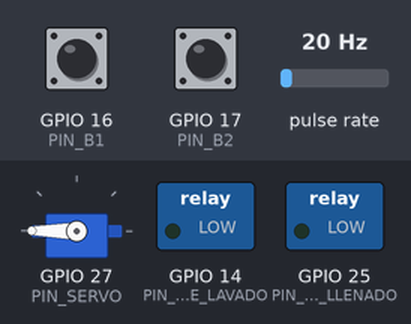
A sketch run on a simulated ESP32. Shown: servo, switched loads named in the sketch (green lamp = pin HIGH). Wiring (inferred from the names in the program): pulse sensor: data GPIO 34. The inputs (shaded band) are chosen by the test bench; at power-on: GPIO 16 (PIN_B1) HIGH, GPIO 17 (PIN_B2) HIGH, pulse rate 20 Hz. WiFi joins after 1.5 s; servers stay silent unless stated; the Firebase database answers and starts empty; what the sketch prints to the serial monitor is not drawn.

Above: at 0.6 s.
At 4.4 s:
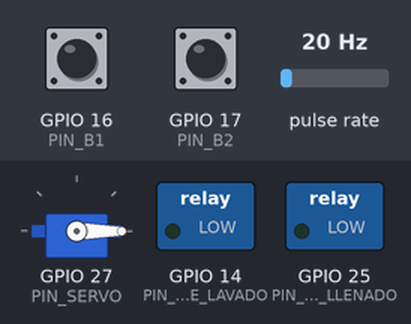
4.5 s: GPIO 16 (PIN_B1) pulled LOW for 0.15 s
6.1 s: GPIO 17 (PIN_B2) pulled LOW for 0.15 s
Timing chart, 0 to 9.1 s (numbered marks = the images above; inputs shaded):
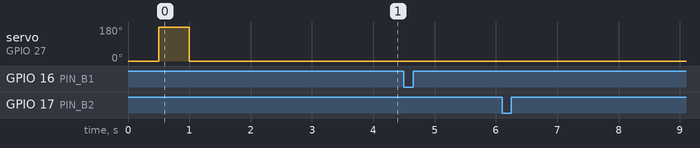

Measured:
- after the input at 4.5 s, every drawn part: stays the same
- after the input at 6.1 s, every drawn part: stays the same

The sketch:

nuevamaquinaConesp32.ino
```cpp
#include <WiFi.h>
#include <Firebase_ESP_Client.h>
#include <ESP32Servo.h>
// Desactivar el detector de Brownout (Evita reinicios por picos de energía de los relés/servo)
#include "soc/soc.h"
#include "soc/rtc_cntl_reg.h"

// ============================================
// CONFIGURACIÓN WIFI Y FIREBASE
// ============================================
#define WIFI_SSID "ElectrionM"
#define WIFI_PASSWORD "lean1234"
#define API_KEY "fsItQV1U7FPegMQ0BihgG7Frj2rRcOiP7MZ4b7gE"
#define DATABASE_URL "https://pagos-58644-default-rtdb.firebaseio.com/"

// ============================================
// PINES SEGUROS (Sin conflicto de Boot)
// ============================================
#define PIN_B1           16  // Botón 1: Seleccionar / Llenado
#define PIN_B2           17  // Botón 2: Confirmar / Lavado
#define PIN_RELE_LLENADO 25  // Relé bomba de llenado (Cambiado de 5 a 25)
#define PIN_RELE_LAVADO  14  // Relé hidrolavadora
#define PIN_SERVO        27  // Servo motor
#define PIN_CAUDALIMETRO 34  // Sensor de flujo (Cambiado de 4 a 34 - Solo entrada, muy seguro)

// ============================================
// OBJETOS Y VARIABLES GLOBALES
// ============================================
FirebaseData fbdo;
FirebaseAuth auth;
FirebaseConfig config;
Servo miServo;

// Variables de estado
int estadoSistema = 0; // 0: Selección, 1: Esperando Pago, 2: Modo Libre
int bidonSel = 0;      // 0, 6, 12, 20
bool leyendoFirebase = false;
int ultimoPagoLeido = 0;

// Variables de hardware
volatile long pulsos = 0;
float litrosActuales = 0.0;
const float PULSOS_POR_LITRO = 250.0; // ⚠️ AJUSTAR SEGÚN TU SENSOR

bool llenadoActivo = false;
bool lavadoActivo = false;

// Timers
unsigned long ultimoB1 = 0, ultimoB2 = 0;
unsigned long ultimoTiempoLecturaFB = 0;
unsigned long ultimoTiempoEscrituraFB = 0;
unsigned long tiempoInicioServo = 0;

const unsigned long ANTIRREBOTE = 300;
const unsigned long INTERVALO_LECTURA_FB = 500;
const unsigned long INTERVALO_ESCRITURA_FB = 1000;

void IRAM_ATTR contadorPulsos() {
  pulsos++;
}

void setup() {
  // 🔑 CLAVE: Desactivar Brownout Detector para evitar reinicios por relés/servo
  WRITE_PERI_REG(RTC_CNTL_BROWN_OUT_REG, 0);

  Serial.begin(115200);

  // Pines
  pinMode(PIN_B1, INPUT_PULLUP);
  pinMode(PIN_B2, INPUT_PULLUP);
  pinMode(PIN_RELE_LLENADO, OUTPUT);
  pinMode(PIN_RELE_LAVADO, OUTPUT);
  digitalWrite(PIN_RELE_LLENADO, LOW);
  digitalWrite(PIN_RELE_LAVADO, LOW);

  miServo.attach(PIN_SERVO);
  miServo.write(0);
  delay(500);  miServo.write(180);
  delay(500);  miServo.write(0);
  attachInterrupt(digitalPinToInterrupt(PIN_CAUDALIMETRO), contadorPulsos, RISING);

  // WiFi
  WiFi.begin(WIFI_SSID, WIFI_PASSWORD);
  Serial.print("Conectando WiFi");
  while (WiFi.status() != WL_CONNECTED) { delay(500); Serial.print("."); }
  Serial.println("\n✅ WiFi OK");

  // Firebase
  config.database_url = DATABASE_URL;
  config.signer.tokens.legacy_token = API_KEY;
  Firebase.begin(&config, &auth);
  Firebase.reconnectWiFi(true);

  // Reset inicial en Firebase
  Firebase.RTDB.setInt(&fbdo, "nuevaVersion/prueba1/bidonSel", 0);
  Firebase.RTDB.setInt(&fbdo, "nuevaVersion/prueba1/seleccionConfirmada", 0);
  Firebase.RTDB.setInt(&fbdo, "nuevaVersion/prueba1/pagoOk", 0);
  Firebase.RTDB.setInt(&fbdo, "nuevaVersion/prueba1/paso", 0);
  Firebase.RTDB.setInt(&fbdo, "nuevaVersion/prueba1/litrosActuales", 0);

  Serial.println("🚀 Sistema Listo y Estable. Estado 0: Selección.");
}

void loop() {
  unsigned long ahora = millis();

  // ==========================================
  // LECTURA DE BOTONES (Siempre activa)
  // ==========================================
  bool b1Presionado = (digitalRead(PIN_B1) == LOW) && (ahora - ultimoB1 > ANTIRREBOTE);
  bool b2Presionado = (digitalRead(PIN_B2) == LOW) && (ahora - ultimoB2 > ANTIRREBOTE);

  if (b1Presionado) { ultimoB1 = ahora; }
  if (b2Presionado) { ultimoB2 = ahora; }

  // ==========================================
  // MÁQUINA DE ESTADOS
  // ==========================================
  switch (estadoSistema) {

    // --- ESTADO 0: SELECCIÓN ---
    case 0:
      if (b1Presionado) {
        if (bidonSel == 0) bidonSel = 6;
        else if (bidonSel == 6) bidonSel = 12;
        else if (bidonSel == 12) bidonSel = 20;
        else bidonSel = 6;

        Serial.print("🔘 B1: Bidón seleccionado: ");
        Serial.println(bidonSel);
        Firebase.RTDB.setInt(&fbdo, "nuevaVersion/prueba1/bidonSel", bidonSel);
      }

      if (b2Presionado && bidonSel > 0) {
        Serial.println("✅ B2: Confirmado. Esperando pago...");
        estadoSistema = 1;
        leyendoFirebase = true;
        ultimoPagoLeido = 0;
        Firebase.RTDB.setInt(&fbdo, "nuevaVersion/prueba1/seleccionConfirmada", 1);
        Firebase.RTDB.setInt(&fbdo, "nuevaVersion/prueba1/paso", 1);
      }
      break;

    // --- ESTADO 1: ESPERANDO PAGO ---
    case 1:
      if (leyendoFirebase && (ahora - ultimoTiempoLecturaFB >= INTERVALO_LECTURA_FB)) {
        ultimoTiempoLecturaFB = ahora;

        if (Firebase.RTDB.getInt(&fbdo, "nuevaVersion/prueba1/pagoOk")) {
          int pago = fbdo.intData();
          if (pago == 1 && ultimoPagoLeido == 0) {
            ultimoPagoLeido = 1;
            Serial.println("💰 ¡PAGO RECIBIDO! Pasando a Modo Libre.");
            leyendoFirebase = false;
            estadoSistema = 2;Serial.println(litrosActuales);
            Firebase.RTDB.setInt(&fbdo, "nuevaVersion/prueba1/paso", 2);
          }
        }
      }
      break;

    // --- ESTADO 2: MODO LIBRE (LAVADO / LLENADO) ---
    case 2:
      litrosActuales = pulsos / PULSOS_POR_LITRO;

      if (b1Presionado) {
        llenadoActivo = !llenadoActivo;
        digitalWrite(PIN_RELE_LLENADO, llenadoActivo ? HIGH : LOW);
        Serial.println(llenadoActivo ? "💧 Llenado ACTIVADO" : "💧 Llenado DESACTIVADO");
      }

      if (b2Presionado) {
        lavadoActivo = !lavadoActivo;
        digitalWrite(PIN_RELE_LAVADO, lavadoActivo ? HIGH : LOW);
        Serial.println(lavadoActivo ? "🚿 Lavado ACTIVADO" : "🚿 Lavado DESACTIVADO");
      }

      if (llenadoActivo && litrosActuales >= bidonSel) {
        Serial.println("⚠️ Límite de bidón alcanzado. Deteniendo y moviendo servo.");
        llenadoActivo = false;
        digitalWrite(PIN_RELE_LLENADO, LOW);

        miServo.write(90);
        tiempoInicioServo = ahora;
        estadoSistema = 3;
      }

      if (ahora - ultimoTiempoEscrituraFB >= INTERVALO_ESCRITURA_FB) {
        ultimoTiempoEscrituraFB = ahora;
        Firebase.RTDB.setInt(&fbdo, "nuevaVersion/prueba1/litrosActuales", (int)(litrosActuales));
        Serial.println(litrosActuales);
      }
      break;

    // --- ESTADO 3: ESPERANDO FIN DEL SERVO ---
    case 3:
      if (ahora - tiempoInicioServo >= 5000) {
        Serial.println("🔄 Reseteando sistema completo.");
        miServo.write(0);

        estadoSistema = 0;
        bidonSel = 0;
        litrosActuales = 0;
        pulsos = 0;
        llenadoActivo = false;
        lavadoActivo = false;
        digitalWrite(PIN_RELE_LAVADO, LOW);

        Firebase.RTDB.setInt(&fbdo, "nuevaVersion/prueba1/bidonSel", 0);
        Firebase.RTDB.setInt(&fbdo, "nuevaVersion/prueba1/seleccionConfirmada", 0);
        Firebase.RTDB.setInt(&fbdo, "nuevaVersion/prueba1/pagoOk", 0);
        Firebase.RTDB.setInt(&fbdo, "nuevaVersion/prueba1/litrosActuales", 0);
        Firebase.RTDB.setInt(&fbdo, "nuevaVersion/prueba1/paso", 0);
      }
      break;
  }

  delay(10);
}
```
